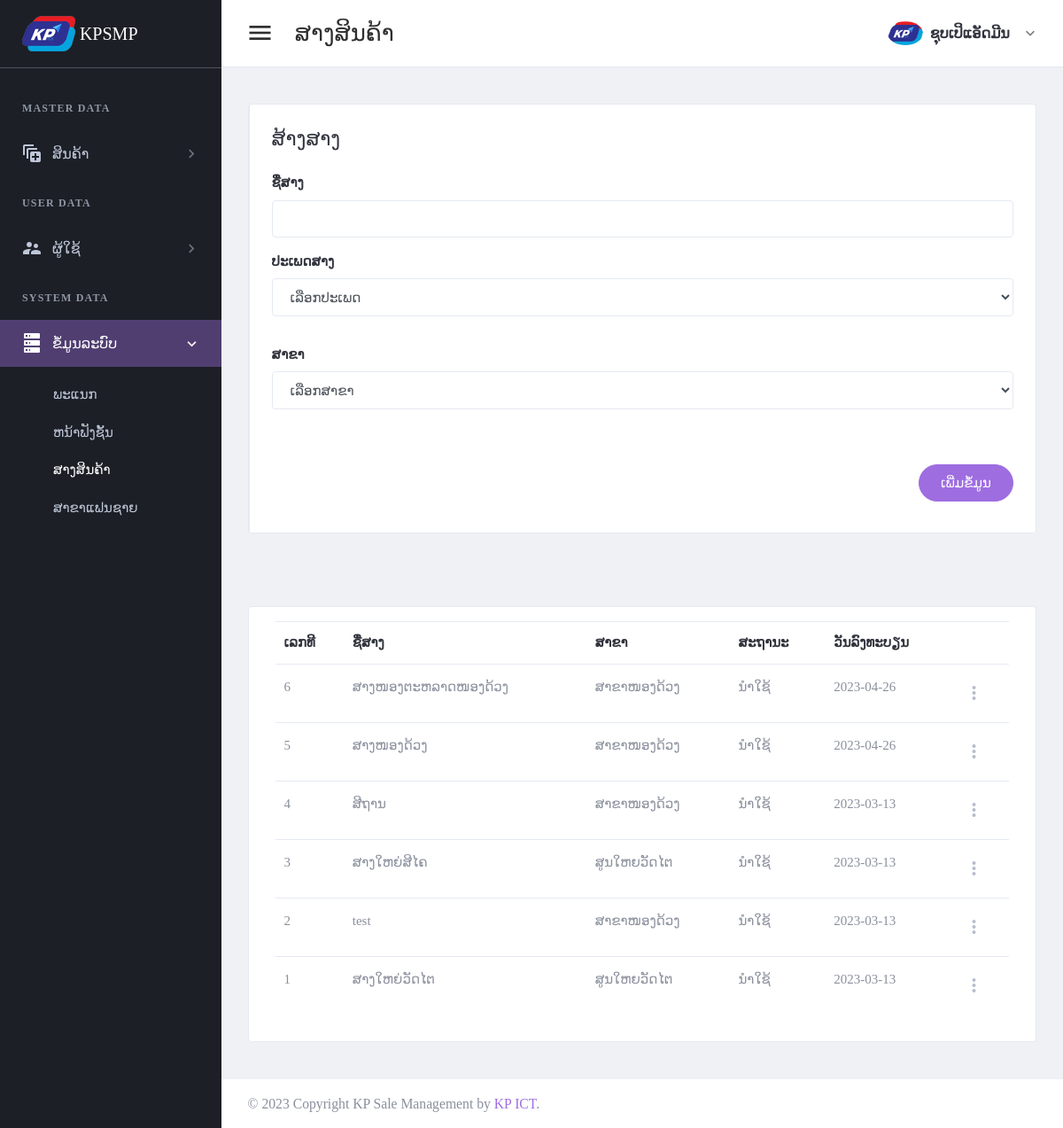
The page /page/warehouse.php (signed in) on the database as committed earlier.
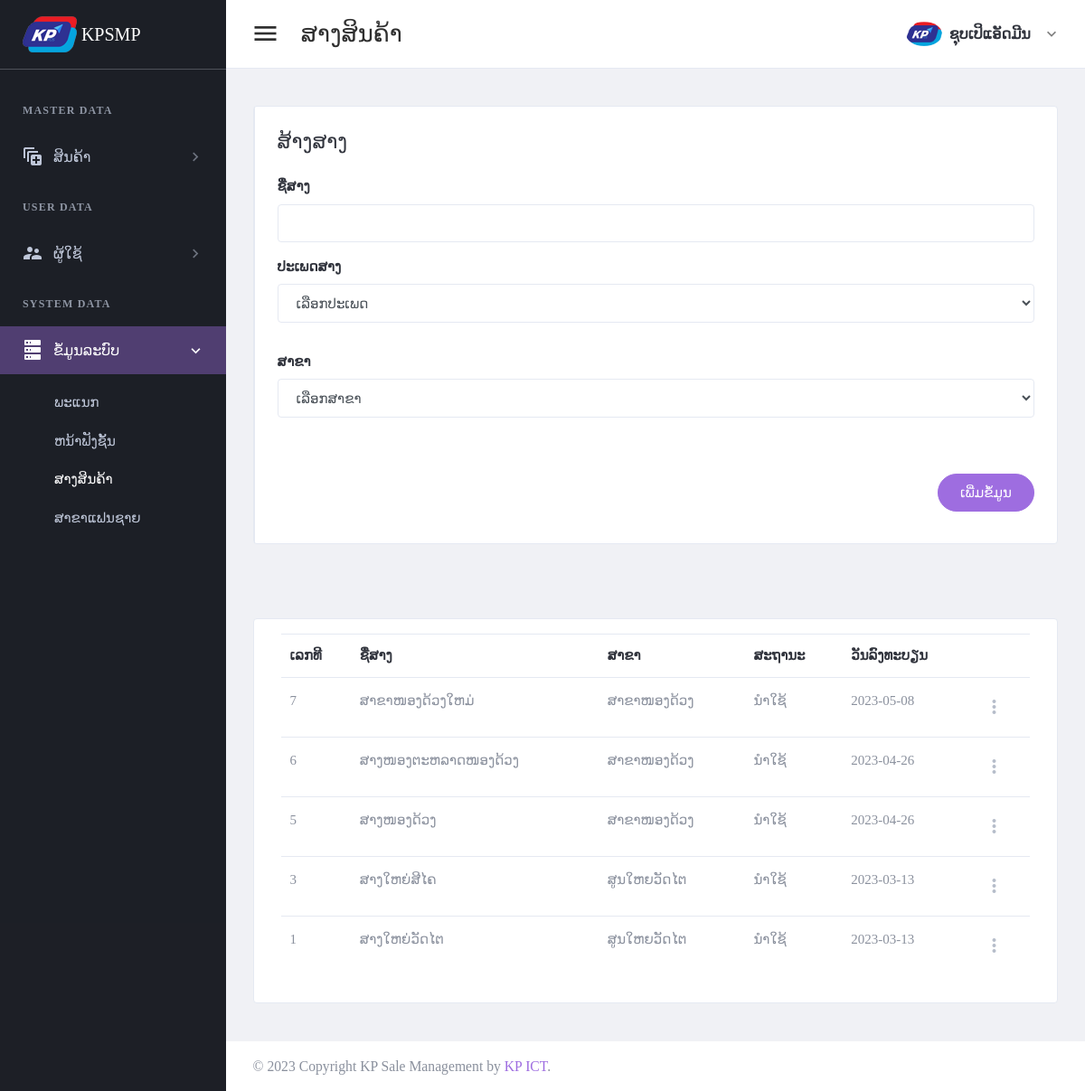
The same page on the database as committed later.
### tables this page shows
CREATE TABLE `tbl_header_title` (
  `ht_id` int(11) NOT NULL,
  `ht_name` varchar(300) DEFAULT NULL
);

CREATE TABLE `tbl_sub_title` (
  `st_id` int(11) NOT NULL,
  `st_name` varchar(300) DEFAULT NULL,
  `icon_code` varchar(100) DEFAULT NULL,
  `ht_id` int(11) DEFAULT NULL
);

CREATE TABLE `tbl_page_title` (
  `pt_id` int(11) NOT NULL,
  `pt_name` varchar(300) DEFAULT NULL,
  `ptf_name` varchar(100) DEFAULT NULL,
  `st_id` int(11) DEFAULT NULL
);

CREATE TABLE `tbl_warehouse` (
  `wh_id` int(11) NOT NULL,
  `wh_name` varchar(150) DEFAULT NULL,
  `wh_status` int(11) DEFAULT NULL,
  `wh_type` int(11) DEFAULT NULL,
  `br_id` int(11) DEFAULT NULL,
  `add_by` int(11) DEFAULT NULL,
  `date_register` date DEFAULT NULL
);

CREATE TABLE `tbl_branch` (
  `br_id` int(11) NOT NULL,
  `br_name` varchar(150) DEFAULT NULL,
  `br_status` int(11) DEFAULT NULL,
  `br_type` int(11) DEFAULT NULL,
  `add_by` int(11) DEFAULT NULL,
  `date_register` date DEFAULT NULL
);

### setting/checksession.php (called while the page is built, shortened)
<?php
	if($_SESSION['id_users'] == "" )
	{
	header("location:logout.php");
	}
	  else{
		$role_id = $_SESSION["role_id"];
		$role_level = $_SESSION["role_level"];
	}
?>

### page/warehouse.php (the view, shortened to what the changed rows need)
<?php
include("../setting/checksession.php");
include("../setting/conn.php");
$header_name = "ສາງສິນຄ້າ";
$header_click = "4";
?>
<!DOCTYPE html>
<html lang="en" dir="ltr">
<head>
    <?php
    include("../setting/callcss.php");
    ?>
</head>
<body class="navbar-fixed sidebar-fixed" id="body">
    <div class="wrapper">
        <?php include "menu.php"; ?>
        <div class="page-wrapper">
            <div class="content-wrapper">
                <div class="content">
                    <div class="card card-default">
                        <div class="card-body">
                            <table id="productsTable" class="table table-hover table-product" style="width:100%">
                                <thead>
                                    <tr>
                                        <th>ເລກທີ</th>
                                        <th>ຊື່ສາງ</th>
                                        <th>ສາຂາ</th>
                                        <th>ສະຖານະ</th>
                                        <th>ວັນລົງທະບຽນ</th>
                                        <th></th>
                                    </tr>
                                </thead>
                                <tbody>
                                    <?php
                                    if ($role_level <= 2) {
                                        $syntax = "";
                                    } else {
                                        $syntax = "where a.br_id = '$br_id'";
                                    }
                                    $stmt4 = $conn->prepare("select wh_id,wh_name,a.date_register,br_name,
                                    (case when wh_status = 1 then 'ນຳໃຊ້' else 'ປິດແລ້ວ' end ) as wh_status
                                    from tbl_warehouse a
                                    left join tbl_branch b on a.br_id = b.br_id
                                    $syntax
                                    order by wh_id desc
                                    ");
                                    $stmt4->execute();
                                    if ($stmt4->rowCount() > 0) {
                                        while ($row4 = $stmt4->fetch(PDO::FETCH_ASSOC)) {
                                            $wh_id = $row4['wh_id'];
                                    ?>
                                            <tr>
                                                <td><?php echo "$wh_id"; ?></td>
                                                <td><?php echo $row4['wh_name']; ?></td>
                                                <td><?php echo $row4['br_name']; ?></td>
                                                <td><?php echo $row4['wh_status']; ?></td>
                                                <td><?php echo $row4['date_register']; ?></td>
                                                <td>
                                                    <div class="dropdown">
                                                        <a class="dropdown-toggle icon-burger-mini" href="#" role="button" id="dropdownMenuLink" data-toggle="dropdown" aria-haspopup="true" aria-expanded="false" data-display="static">
                                                        </a>
                                                    </div>
                                                </td>
                                            </tr>
                                    <?php
                                        }
                                    }
                                    ?>
                                </tbody>
                            </table>
                        </div>
                    </div>
                </div>
            </div>
        </div>
    </div>
</body>
</html>

### page/menu.php (shortened to what the changed rows need)
<aside class="left-sidebar sidebar-dark" id="left-sidebar">
  <div id="sidebar" class="sidebar sidebar-with-footer">
    <div class="sidebar-left" data-simplebar style="height: 100%;">
      <ul class="nav sidebar-inner" id="sidebar-menu">
        <?php
        $stmt = $conn->prepare(" SELECT distinct a.ht_id,ht_name
        FROM tbl_header_title a
        left join tbl_role_page b on a.ht_id = b.ht_id
        where role_id ='$role_id'
        order by  a.ht_id asc ");
        $stmt->execute();
        if ($stmt->rowCount() > 0) {
          while ($row = $stmt->fetch(PDO::FETCH_ASSOC)) {
            $ht_id = $row['ht_id'];
            $ht_name = $row['ht_name'];
        ?>
            <li class="section-title"> <?php echo "$ht_name"; ?></li>
            <?php
            $stmt1 = $conn->prepare("SELECT distinct a.st_id,st_name,role_id,icon_code
            FROM tbl_sub_title a
            left join tbl_role_page b on a.st_id = b.st_id
            where a.ht_id = '$ht_id' and role_id ='$role_id'
            order by a.st_id asc ");
            $stmt1->execute();
            if ($stmt1->rowCount() > 0) {
              while ($row1 = $stmt1->fetch(PDO::FETCH_ASSOC)) {
                $st_name = $row1['st_name'];
                $st_id = $row1['st_id'];
                $icon_code = $row1['icon_code'];
            ?>
                <li class='has-sub <?php if ($header_click == "$st_id") {  echo "active expand"; } ?>'>
                  <a class="sidenav-item-link" href="javascript:void(0)" data-toggle="collapse" data-target='#<?php echo "$st_name"; ?>' aria-expanded="false" aria-controls="<?php echo "$st_name"; ?>">
                    <i class="mdi <?php echo"$icon_code";?>"></i>
                    <span class="nav-text"> <?php echo "$st_name"; ?> </span> <b class="caret"></b>
                  </a>
                  <ul class='collapse <?php if ($header_click == "$st_id" ) { echo "show"; } ?>' id="<?php echo "$st_name"; ?>" data-parent="#sidebar-menu">
                    <div class="sub-menu">
                      <?php
                      $stmt2 = $conn->prepare(" SELECT pt_name,ptf_name
                      FROM tbl_page_title a
                      left join tbl_role_page b on a.pt_id = b.pt_id
                      where a.st_id = '$st_id' and role_id ='$role_id'
                      order by a.pt_id asc ");
                      $stmt2->execute();
                      if ($stmt2->rowCount() > 0) {
                        while ($row2 = $stmt2->fetch(PDO::FETCH_ASSOC)) {
                          $pt_name = $row2['pt_name'];
                      ?>
                          <li class="<?php if ($header_name ==  $row2['pt_name']) { echo "active"; } ?>">
                            <a class="sidenav-item-link" href='<?php echo $row2['ptf_name'] ?>'>
                              <span class="nav-text"><?php echo"$pt_name";?></span>
                            </a>
                          </li>
                      <?php
                        }
                      }
                      ?>
                    </div>
                  </ul>
              <?php
              }
            }
              ?>
                </li>
            <?php
          }
        }
            ?>
      </ul>
    </div>
  </div>
</aside>

Rows that differ between the two databases and show on the page:
removed tbl_warehouse: wh_id "4", wh_name "ສີຖານ", br.br_name "ສາຂາໜອງດ້ວງ", wh_status "ນຳໃຊ້", date_register "2023-03-13"
removed tbl_warehouse: wh_id "2", wh_name "test", br.br_name "ສາຂາໜອງດ້ວງ", wh_status "ນຳໃຊ້", date_register "2023-03-13"
added tbl_warehouse: wh_id "7", wh_name "ສາຂາໜອງດ້ວງໃຫມ່", br.br_name "ສາຂາໜອງດ້ວງ", wh_status "ນຳໃຊ້", date_register "2023-05-08"
